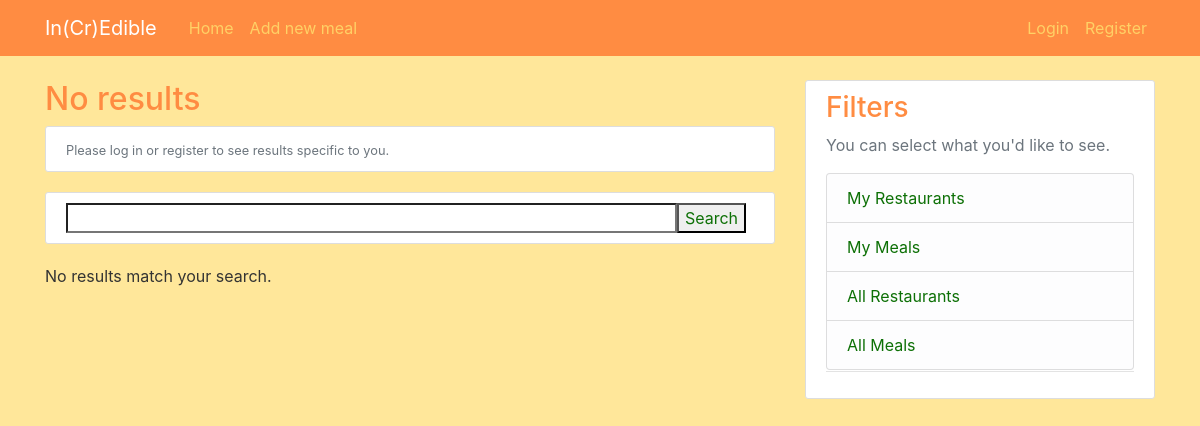
The app's page /meals/search/meals/all/, older data.
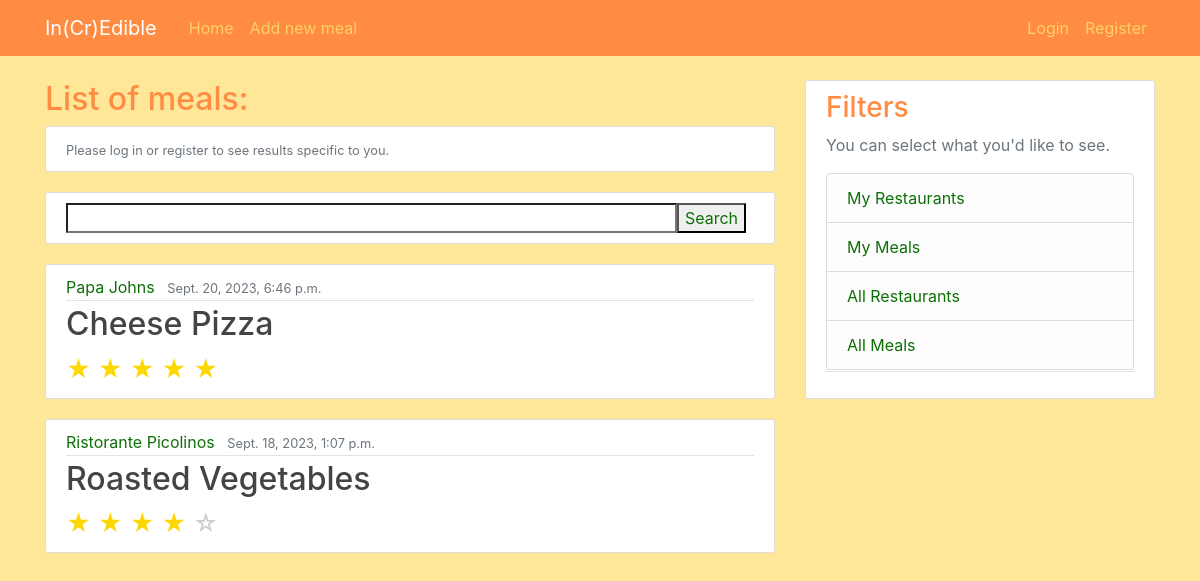
The same page, newer data.
### meals/models.py (models this page shows, shortened)
class Meal(models.Model):
    entree_choice = models.CharField(max_length=100)
    entree_rating = models.IntegerField(default=100)
    notes = models.TextField(default="")
    restaurant_name = models.CharField(max_length=100)
    date = models.DateTimeField("Date dined", default=timezone.now)
    eaten_by = models.ForeignKey(User, on_delete=models.CASCADE)

### meals/views.py (the view)
# urls.py: path("meals/search/meals/<str:scope>/", MealSearchView.as_view(), name="mealsearch"),
class MealSearchView(ListView):
    model = Meal
    template_name = 'meals/search.html'
    context_object_name = 'all_search_results'
    paginate_by = 4
    def get_queryset(self):
        scope = self.kwargs['scope']
        result = super(MealSearchView, self).get_queryset()
        query = self.request.GET.get('search')
        if scope == "my":
            if self.request.user.is_authenticated:
                result = Meal.objects.filter(eaten_by= self.request.user)
            else:
                return []
        else:
            result = Meal.objects.all()
        if query:
            print("flitering by query:")
            print(query)
            result = result.filter(entree_choice__icontains=query)
        result = result.order_by('entree_choice')
        return result
    def get_context_data(self, **kwargs: Any) -> Dict[str, Any]:
        context = super(MealSearchView, self).get_context_data(**kwargs)
        context['scope'] = self.kwargs['scope']
        context['starvalues'] = [20,40,60,80,100]
        return context

### meals/templates/meals/search.html (shortened to what this page needs)
{% extends "meals/base.html" %}
{% block content %}
    {% if type == "restaurant" %}
        {% if r_name %}
            <h2> List of dishes eaten at {{ r_name }}:</h2>
        {% else %}
            <h2> List of meals: </h2>
        {% endif %}
    {% else %}
        {% if all_search_results %}
            <h2> List of meals: </h2>
        {% else %}
            <h2> No results </h2>
        {% endif %}
    {% endif %}
    {% if not user.is_authenticated %}
    <article class="media content-section">
        <div class="media-body">
            <small class="text-muted">Please log in or register to see results specific to you.</small>
        </div>
    </article>
    {% endif %}
    <form class="media content-section" method="GET" action="" >
        <input class="media-body" type="search" name="search">
        <button class="mr-2" type="submit"> Search </button>
    </form>
    {% for meal in all_search_results %}
    <article class="media content-section">
        <div class="media-body">
        <div class="article-metadata">
            <a class="mr-2" href="{% url 'meals:restaurant' meal.restaurant_name scope %}">{{ meal.restaurant_name }}</a>
            <small class="text-muted">{{ meal.date }}</small>
        </div>
        <h2><a class="article-title" href="{% url 'meals:meal-detail'  meal.id %}">{{ meal.entree_choice }}</a></h2>
        <div class="star-rating">
            {% for val in starvalues %}
                {% if val <= meal.entree_rating %}
                    <span class="star">&#9733;</span>
                {% else %}
                    <span class="empty-star">&#9734;</span>
                {% endif %}
            {% endfor %}
        </div>
        </div>
    </article>
    {% empty %}
        <p>No results match your search.</p>
    {% endfor %}
{% endblock content %}

Row changes from the older to the newer data that the page shows:
added Meal: restaurant_name "Papa Johns", date "Sept. 20, 2023, 6:46 p.m.", entree_choice "Cheese Pizza", entree_rating 100 (drawn)
added Meal: restaurant_name "Ristorante Picolinos", date "Sept. 18, 2023, 1:07 p.m.", entree_choice "Roasted Vegetables", entree_rating 80 (drawn)
Text that changed along with them:
text no longer shown: "No results No results match your search."
text now shown: "List of meals:"
